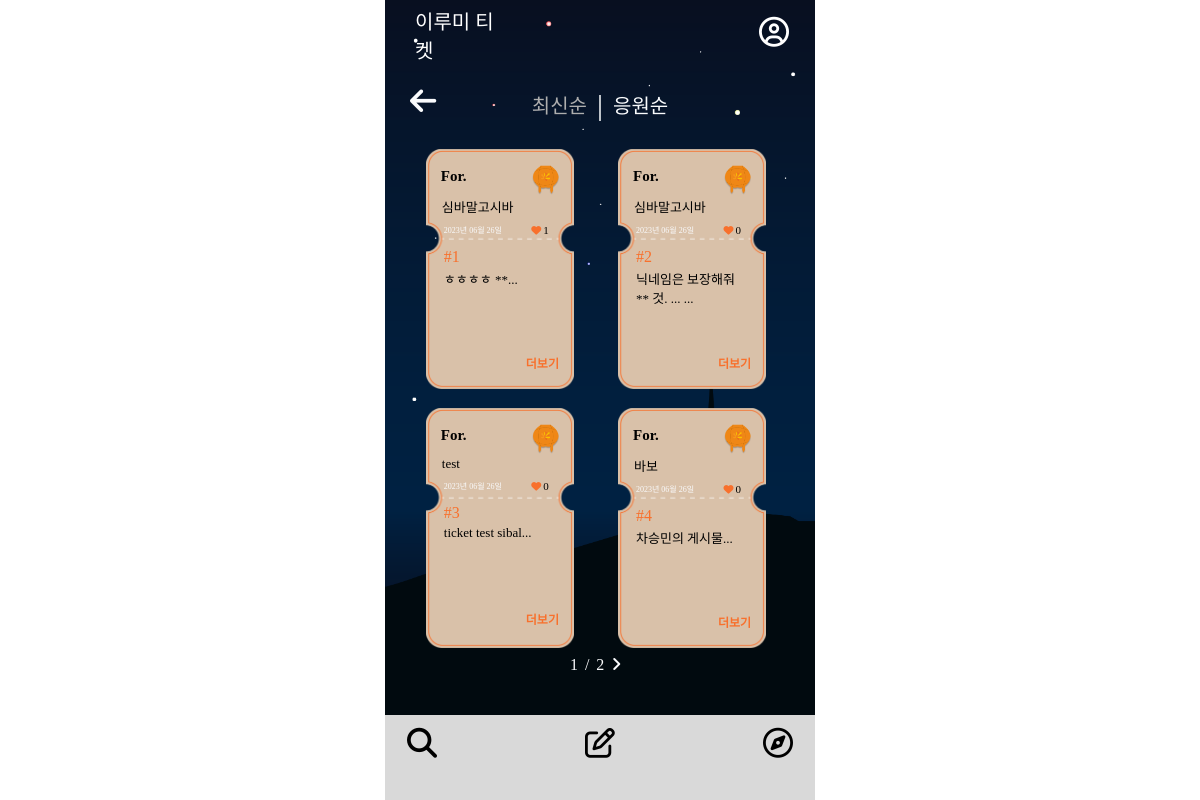
The page /ticketlistpop/ on the database its author committed.
### mainpage/models.py (models this page shows, shortened)
class Ticket(models.Model):
    writer = models.ForeignKey(User, null=False, blank=False, on_delete=models.CASCADE)
    pub_date = models.DateTimeField()
    body = models.TextField()
    like = models.ManyToManyField(User, related_name='likes', blank=True)
    like_count = models.PositiveIntegerField(default=0)
    report_count = models.PositiveIntegerField(default=0)
    def summary(self):
        return self.body[:40]

### accounts/models.py (models this page shows)
class Profile(models.Model):
    user = models.OneToOneField(User, on_delete=models.CASCADE)
    nickname = models.TextField(max_length=10)

### mainpage/views.py (the view)
# urls.py: path('ticketlistpop/', ticketlistpop, name="ticketlistpop"),
def ticketlistpop(request):
    ticket_list = Ticket.objects.order_by('-like_count')
    paginator = Paginator(ticket_list, 4)
    page = request.GET.get('page')
    tickets = paginator.get_page(page)
    return render(request, 'mainpage/ticketlistpop.html', {'tickets':tickets})

### mainpage/templates/mainpage/ticketlistpop.html (shortened to what this page needs)
{% extends 'base.html' %}
{% block content %}
        <head>
            <link rel="stylesheet" href="/static/css/ticketlistnew.css">
        </head>
<body>
<div class="wallpaper">
    <section class="first">
        <div class="backk">
            <a class="back" href="{% url 'mainpage:mainpage' %}"><i class="fa-solid fa-arrow-left" style="color: #FAFBFD;"></i></a>
        </div>
        <div class="buttons">
        <a class="recently2" href="{% url 'mainpage:ticketlistnew' %}">최신순</a>
        <span class="stick">|</span>
        <a class="active2" href="{% url 'mainpage:ticketlistpop' %}">응원순</a>
        </div>
    </section>
    <div class="card_container">
        {% for ticket in tickets %}
        <div class="card">
            <div class="card-body">
                <div class="card-fline">
                    <div class="user-info">
                        <div class="for">For.</div>
                        <div class="lanterncolor">
                        {% if ticket.like_count >= 10 %}
                        <img src="../static/css/image/light.png" class="light" alt="티켓 이미지">
                        {% else %}
                        <img src="../static/css/image/original.png" class= "light" alt="티켓 이미지">
                        {% endif %}
                        </div>
                    </div>
                </div>
                    <div class="nickname">{{ticket.writer.profile.nickname}}</div>
                <div class="card-sline">
                <span class="date">{{ ticket.pub_date|date:"Y년 m월 d일" }}</span>
                <span class="like"><i class="fa-solid fa-heart" style="color: #f8702c;"></i><a class="like_count">{{ticket.like_count}}</a></span>
                </div>
                <h4 class="number"> #{{ticket.id}} </h4>
                {% if ticket.report_count >= 3 %}
                    <h5 class="report-message">3회 이상 신고되어 관리자가 확인 중인 게시글입니다.</h5>
                {% else %}
                    <h4 class="card-text">{{ticket.summary}}... </h4>
                {% endif %}
                <a href="{%url 'mainpage:detail' ticket.id %}" class="more">더보기</a>
            </div>
        </div>
    {% endfor %}
    </div>
        <div class="order">
            <span>{{tickets.number}}</span>
            <span class="stand">/</span>
            <span>{{tickets.paginator.num_pages}}</span>
            {%if tickets.has_next %}
            <a href="?page={{tickets.next_page_number}}"><i class="fa-solid fa-angle-right" style="color: #FAFBFD;"></i></a>
            {% endif %}
        </div>
</div>
<nav class="footer-container">
    <ul class="icons">
        <li><a href="{% url 'mainpage:ticketlistnew' %}"><i class="fa-solid fa-magnifying-glass" style="color: #000000;"></i></a></li>
        <li><a href="{% url 'mainpage:new' %}"><i class="fa-regular fa-pen-to-square" style="color: #000000;"></i></a></li>
        <li><a href="{% url 'qnapage:qnalistrecent' %}"><i class="fa-regular fa-compass" style="color: #000000;"></i></a></li>
    </ul>
</nav>
</div>
</body>
{% endblock %}

### Lumiticket/static/css/base.css (style rules this page uses)
body { display: flex; justify-content: center; align-items: center; width: 100vw; height: 100vh; margin: 0%; }
.wallpaper { position: relative; max-width: 430px; width: 100%; height: 100vh; background-size: cover; background-image: url('image/배경.png'); background-repeat: no-repeat; }
.footer-container { position: absolute; bottom: 0; left: 0; right: 0; margin: 0; padding: 0px 10px; background-color:#D9D9D9; list-style-type: none; height: 85px; }
.icons { list-style: none; display: flex; margin: 0; padding-left: 0; justify-content: space-between; font-size: 30px; }
.icons li { padding: 12px; margin: 0; justify-content: space-between; }

### Lumiticket/static/css/ticketlistnew.css (style rules this page uses)
.wallpaper { max-width: 430px; width: 100%; height: 100vh; background-size: cover; background-image: url('image/bgimage.png'); background-repeat: no-repeat; overflow: hidden; background-position: center; position: absolute; top: 50%; left: 50%; transform: translate(-50%, -50%); }
.backk { display: flex; position: absolute; justify-content: flex-start; font-size: 30px; list-style-type: none; text-decoration: none; margin-left: 25px; margin-top: 85px; z-index: 10000; }
.buttons { display: flex; align-items: center; position: fixed; top: 80px; list-style-type: none; text-decoration: none; justify-content: center; width:100%; }
.recently2 { color:#AEAEAE; font-size: 20px; list-style-type: none; text-decoration: none; font-family: 'GowunDodum-Regular'; margin: 10px; }
.stick { color: #FAFBFD; font-size: 30px; }
.active2 { color:#FAFBFD; font-size: 20px; list-style-type: none; text-decoration: none; font-family: 'GowunDodum-Regular'; margin: 10px; }
.card_container { display: flex; flex-direction: row; margin-top: calc(30% + 20px); justify-content: center; flex-wrap: wrap; max-height: calc(100vh - 300px); overflow-y: auto; padding-bottom: 50px; align-content: flex-start; }
.card { background-image: url('image/ticket.png'); background-repeat: no-repeat; background-size: contain; height: 15rem; position: relative; width: 35%; flex-basis: calc(44% - 15px); margin-left: 18px; margin-bottom: 1.2rem; }
.card-body { position: relative; color: black; font-family: 'GowunDodum-Regular'; list-style-type: none; text-decoration: none; height: 235px; width: 145px; }
.card-fline { margin-left: 5px; margin-top: 15px; position: relative; display: flex; height: 25px; }
.user-info { position: relative; display: flex; height: 25px; width: 145px; }
.for { position: relative; display: flex; margin-left: 10px; color: black; font-weight: bold; font-size: 15px; justify-content: center; align-items: center; white-space: nowrap; overflow: hidden; text-overflow: ellipsis; }
.lanterncolor { margin-left: 95px; position: fixed; display: flex; height: 40px; }
.light { display: flex; width: 40px; left: 100%; height: 40px; margin-top: -2px; }
.nickname { position: relative; display: flex; margin-left: 16px; margin-top: 8px; width: 106px; font-size: 13px; color: black; align-items: center; text-overflow: ellipsis; }
.card-sline { position: relative; display: flex; align-items: flex-end; width: 115px; height: 19px; margin-left: 18px; justify-content: space-between; }
.date { position: relative; display: flex; color: #FAFBFD; font-size: 0.5rem; }
.like { position: relative; display: flex; align-items: center; margin-right: 10px; margin-bottom: -1px; }
.fa-heart { font-size: 10px; }
.like_count { font-size: 11px; font-weight: 100; margin-left: 2px; }
.number { color: #F8702C; margin-top: 13px; margin-left: 18px; font-weight: 100; }
.card-text { margin-top: -18px; margin-left: 18px; margin-right: 20px; font-size: 13px; font-weight: 100; height: 80px; }
.more { list-style-type: none; text-decoration: none; color: #F8702C; font-size: 12px; margin-left: 100px; display: flex; margin-top: -13px; font-weight: bold !important; }
.order { color: #FAFBFD; display: flex; justify-content: center; font-family: 'GowunDodum-Regular'; top: 82%; position: fixed; left:43%; }
.stand { margin-right: 7px; margin-left: 7px; }
.fa-angle-right { margin-left: 7px; }

### rows shown on the page
Ticket: writer.profile.nickname "심바말고시바", pub_date "2023년 06월 26일", like_count "1", id "1", summary "ㅎㅎㅎㅎ **"
Ticket: writer.profile.nickname "심바말고시바", pub_date "2023년 06월 26일", like_count "0", id "2", summary "닉네임은 보장해줘 ** 것. ..."
Ticket: writer.profile.nickname "test", pub_date "2023년 06월 26일", like_count "0", id "3", summary "ticket test sibal"
Ticket: writer.profile.nickname "바보", pub_date "2023년 06월 26일", like_count "0", id "4", summary "차승민의 게시물"

### other values the page prints
{{ tickets.number }} "1"
{{ tickets.paginator.num_pages }} "2"
